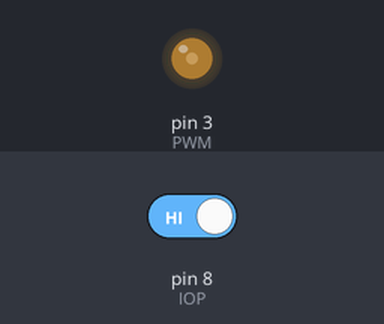
Simulated run of this sketch. Board: Arduino Uno, built with avr-gcc and run on an emulated ATmega328P. On the bench: output pins drawn as LEDs (lit = HIGH). Inputs (shaded band) come from the test bench; at power-on: pin 8 (IOP) HIGH. What the sketch prints to the serial monitor is not drawn.

Above: at 1.2 s.
1.3 s: pin 8 (IOP) driven LOW
Timing chart, 0 to 4.3 s (numbered marks = the images above; inputs shaded):
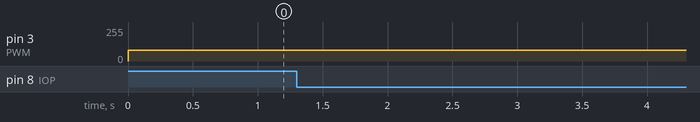

The sketch:

IR_Sensor_Test.ino
```cpp
#define IOP 8 //This may be the IR Sensor pin - James
#define PWM 3

//Code Resource: http://forum.arduino.cc/index.php?topic=8666.0

int val_new;
int val_old;
int clicks = 0;
int turns = 0;

void setup() {
     Serial.begin(115200);
     pinMode(IOP, INPUT);

     val_new = digitalRead(IOP);
     val_old = val_new;
}

void loop() {
     analogWrite(PWM, 80);

     val_new = digitalRead(IOP);

     if(val_new != val_old) {
           if(clicks == 40) {
                 clicks = 1;
                 turns++;

                 Serial.print("TURNS: ");
                 Serial.println(turns);
           }
           else clicks++;

           Serial.print("CLICKS: ");
           Serial.println(clicks);

           val_old = val_new;
     }
}
```

Measured:
- after the input at 1.3 s, every drawn part: stays the same
